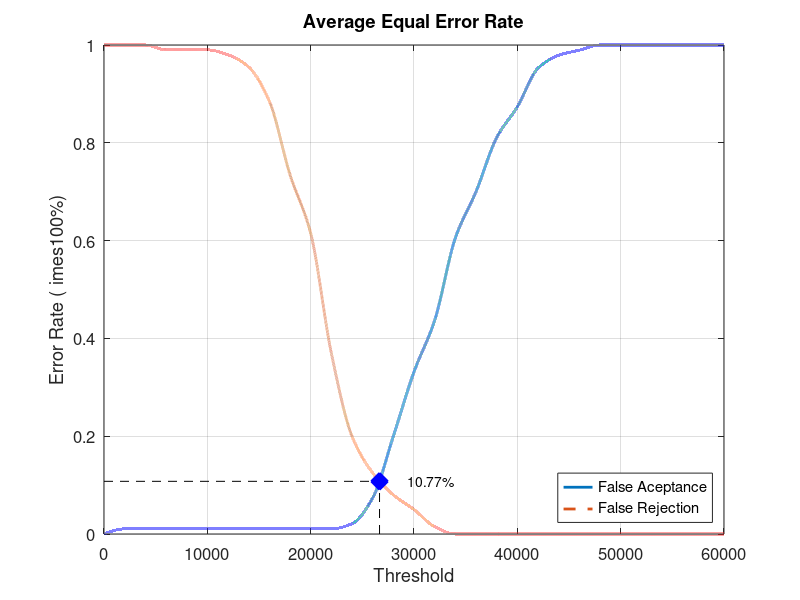
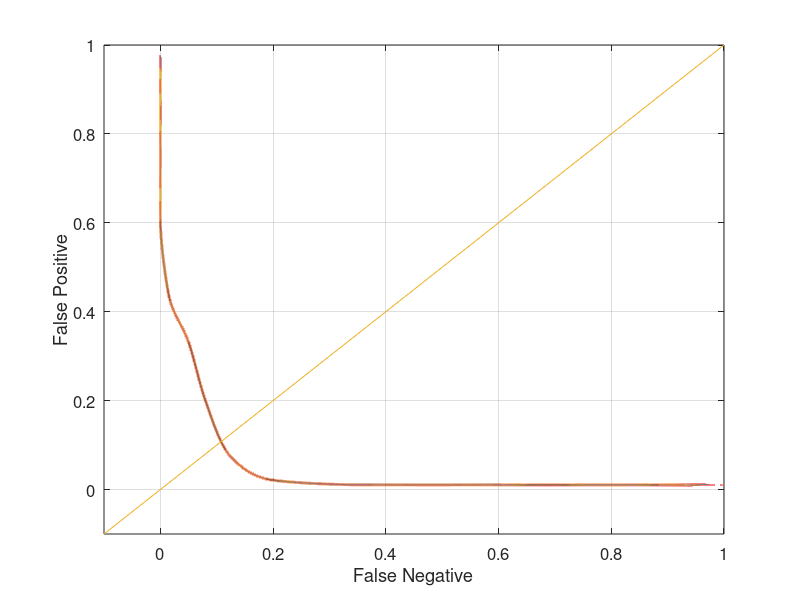

Recreate these plots in MATLAB, in order.
close all;
clear;
clc;
x = 0:2000:60000;
xq = 0:0.5:60000;

y0 = [0 0.0105263 0.0105263 0.0105263 0.0105263 0.0105263 0.0105263 0.0105263 0.0105263 0.0105263 0.0105263 0.0105263 0.0210526 0.0736842 0.2 0.331579 0.436842 0.605263 0.7 0.810526 0.873684 0.952632 0.978947 0.989474 1 1 1 1 1 1 1]
yy0 = interp1(x, y0, xq, 'pchip');
y1 = [1 1 1 0.99 0.99 0.99 0.98 0.955 0.885 0.735 0.615 0.37 0.2 0.125 0.08 0.05 0.015 0 0 0 0 0 0 0 0 0 0 0 0 0 0]
yy1 = interp1(x, y1, xq, 'pchip');

% Calculating EER: 
y2 = abs(y0 - y1);
find(y2 == min(y2))
yy2 = abs(yy0 - yy1);
xEER = find(yy2 == min(yy2));
xEERIndex = xq(xEER) % X-axis EER
yEER = yy0(xEER) % Y-axis EER

main = figure
plot(xq, yy0,'-','LineWidth', 2);	hold on
plot(xq, yy1,'--','LineWidth', 2);	hold on
plot([xEERIndex xEERIndex], [0 yEER], 'k--');	hold on
plot([0 xEERIndex], [yEER yEER], 'k--');	hold on
plot(xEERIndex, yEER, 'bx', 'LineWidth', 10);	hold on
text(xEERIndex + 10 * xEERIndex / 100, yEER, [num2str(round((10000 * yEER)) / 100) '%'])
legend('False Aceptance', 'False Rejection', 'Location', 'SouthEast')
xlabel('Threshold')
ylabel('Error Rate (	imes100%)')
title('Average Equal Error Rate')
set(gca, 'FontSize', 12)
axis([0 60000 0 1])
grid on

print(main, 'Database5_4Main', '-dpng');
FNRxFPR = figure('Color', [1 1 1]);
plot(yy1, yy0, '-', yy1, yy0, 'LineWidth', 2);
hold on
y = -0.1:0.1:1
plot(y, y); 
set(gca, 'FontSize', 12)
xlabel('False Negative')
ylabel('False Positive')
axis([-0.1 1 -0.1 1])
set(gca, 'FontSize', 12)
grid on

print(FNRxFPR, 'Database5_4FNRxFPR','-dpng');
